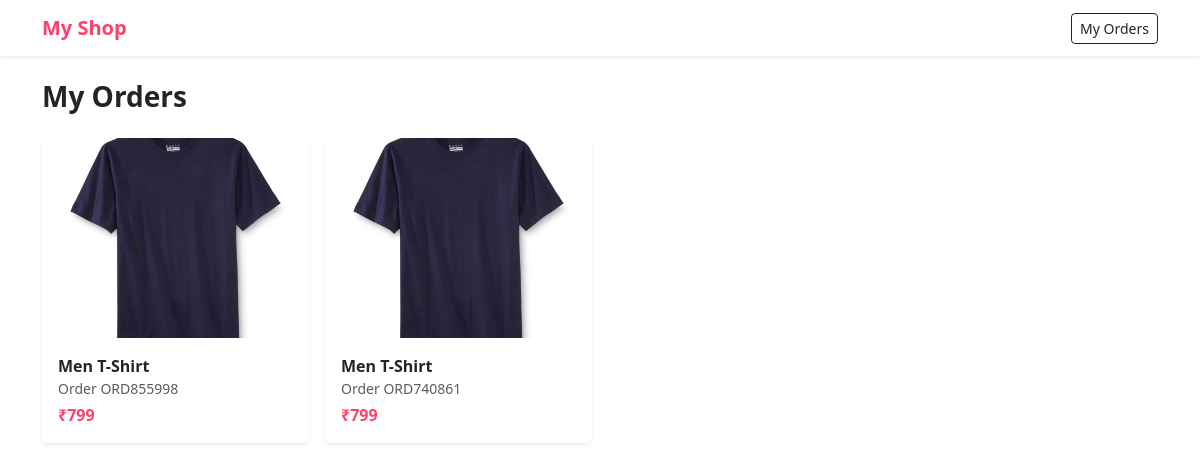
The app's page /my-orders (signed in), older data.
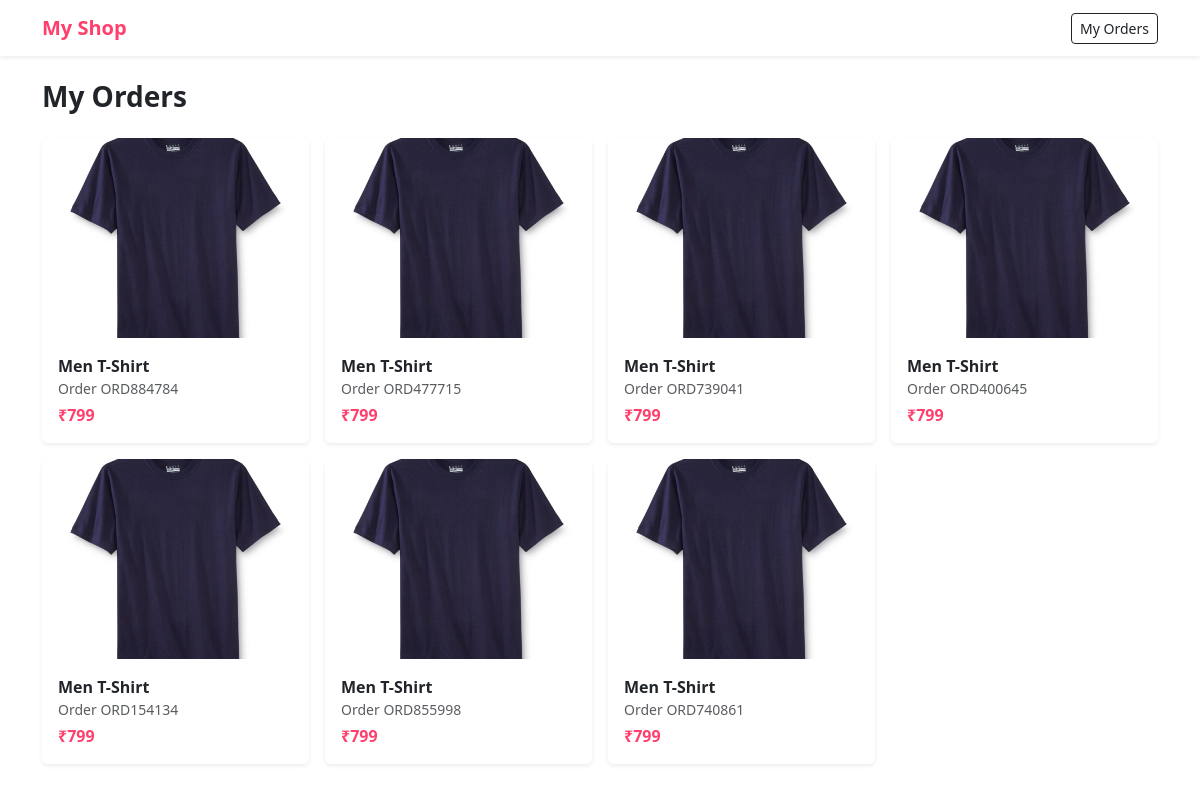
The same page, newer data.
### models/order.py (models this page shows)
class Order(db.Model):
    __tablename__ = "order"
    id = db.Column(db.Integer, primary_key=True)
    order_id = db.Column(db.String(20), nullable=False)
    user_id = db.Column(db.Integer, db.ForeignKey("user.id"), nullable=False)
    product_id = db.Column(db.Integer, db.ForeignKey("product.id"), nullable=False)
    address_id = db.Column(db.Integer, db.ForeignKey("address.id"), nullable=False)
    payment_method = db.Column(db.String(20), nullable=False)  # COD / ONLINE
    status = db.Column(db.String(20), default="Placed")        # Placed, Shipped, Delivered
    created_at = db.Column(db.DateTime, default=datetime.utcnow)
    user = db.relationship("User", backref="orders")
    product = db.relationship("Product", backref="orders")
    address = db.relationship("Address", backref="orders")

### models/product.py (models this page shows)
class Product(db.Model):
    id = db.Column(db.Integer, primary_key=True)
    name = db.Column(db.String(100), nullable=False)
    price = db.Column(db.Integer, nullable=False)
    category = db.Column(db.String(50))   # men/women/kids
    type = db.Column(db.String(50))       # jeans/shirt/saree
    color = db.Column(db.String(30))
    brand = db.Column(db.String(50))
    image = db.Column(db.String(200))

### app.py (the view)
@app.route("/my-orders")
def my_orders():
    if "user_id" not in session:
        return redirect("/login")
    orders = Order.query.filter_by(
        user_id=session["user_id"]
    ).order_by(Order.created_at.desc()).all()
    print("ORDERS:", orders)   # debug
    return render_template("my_orders.html", orders=orders)

### templates/my_orders.html (shortened to what this page needs)
{% extends "base.html" %}
{% block content %}
<h3 class="fw-bold mb-4">My Orders</h3>
{% if orders %}
<div class="row g-3">
{% for order in orders %}
<div class="col-6 col-md-4 col-lg-3">
    <a href="/order/{{ order.id }}" style="text-decoration:none">
        <div class="card border-0 shadow-sm h-100">
            {% if order.product and order.product.image %}
            <img src="{{ url_for('static', filename=order.product.image) }}"
                 class="card-img-top"
                 style="height:200px; object-fit:cover;">
            {% else %}
            <div class="bg-light d-flex align-items-center justify-content-center"
                 style="height:200px">
                 No Image
            </div>
            {% endif %}
            <div class="card-body">
                <div class="fw-semibold text-dark">
                    {{ order.product.name if order.product else "Product missing" }}
                </div>
                <div class="text-muted small">
                    Order {{ order.order_id }}
                </div>
                <div class="pink fw-bold mt-1">
                    ₹{{ order.product.price if order.product else "-" }}
                </div>
            </div>
        </div>
    </a>
</div>
{% endfor %}
</div>
{% else %}
<div class="text-center mt-5">
    <h5>No Orders Yet 😄</h5>
    <a href="/" class="btn btn-pink mt-3">Start Shopping</a>
</div>
{% endif %}
{% endblock %}

### templates/base.html (shortened to what this page needs)
<!DOCTYPE html>
<html>
<head>
    <link href="https://cdn.jsdelivr.net/npm/bootstrap@5.3.2/dist/css/bootstrap.min.css" rel="stylesheet">
</head>
<body>
<nav class="navbar bg-white shadow-sm">
    <div class="container">
        <a class="navbar-brand pink fw-bold" href="/">My Shop</a>
        <a href="/my-orders" class="btn btn-sm btn-outline-dark">My Orders</a>
    </div>
</nav>
<div class="container py-4">
    {% block content %}{% endblock %}
</div>
</body>
</html>

### templates/base.html (style rules this page uses)
body { background: #fff; }
.pink { color: #ff3f6c; }

Row changes from the older to the newer data that the page shows:
added Order: image (picture), product "Men T-Shirt", order_id "ORD884784", product "799"
added Order: image (picture), product "Men T-Shirt", order_id "ORD477715", product "799"
added Order: image (picture), product "Men T-Shirt", order_id "ORD739041", product "799"
added Order: image (picture), product "Men T-Shirt", order_id "ORD400645", product "799"
added Order: image (picture), product "Men T-Shirt", order_id "ORD154134", product "799"
